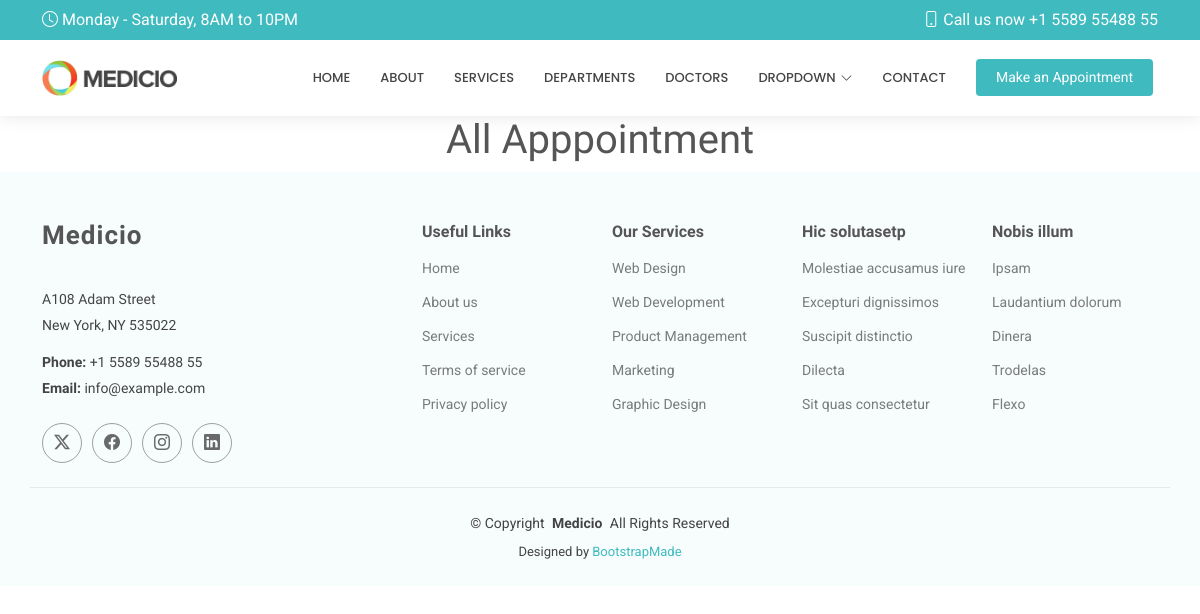
Before: /show/ with the older database file.
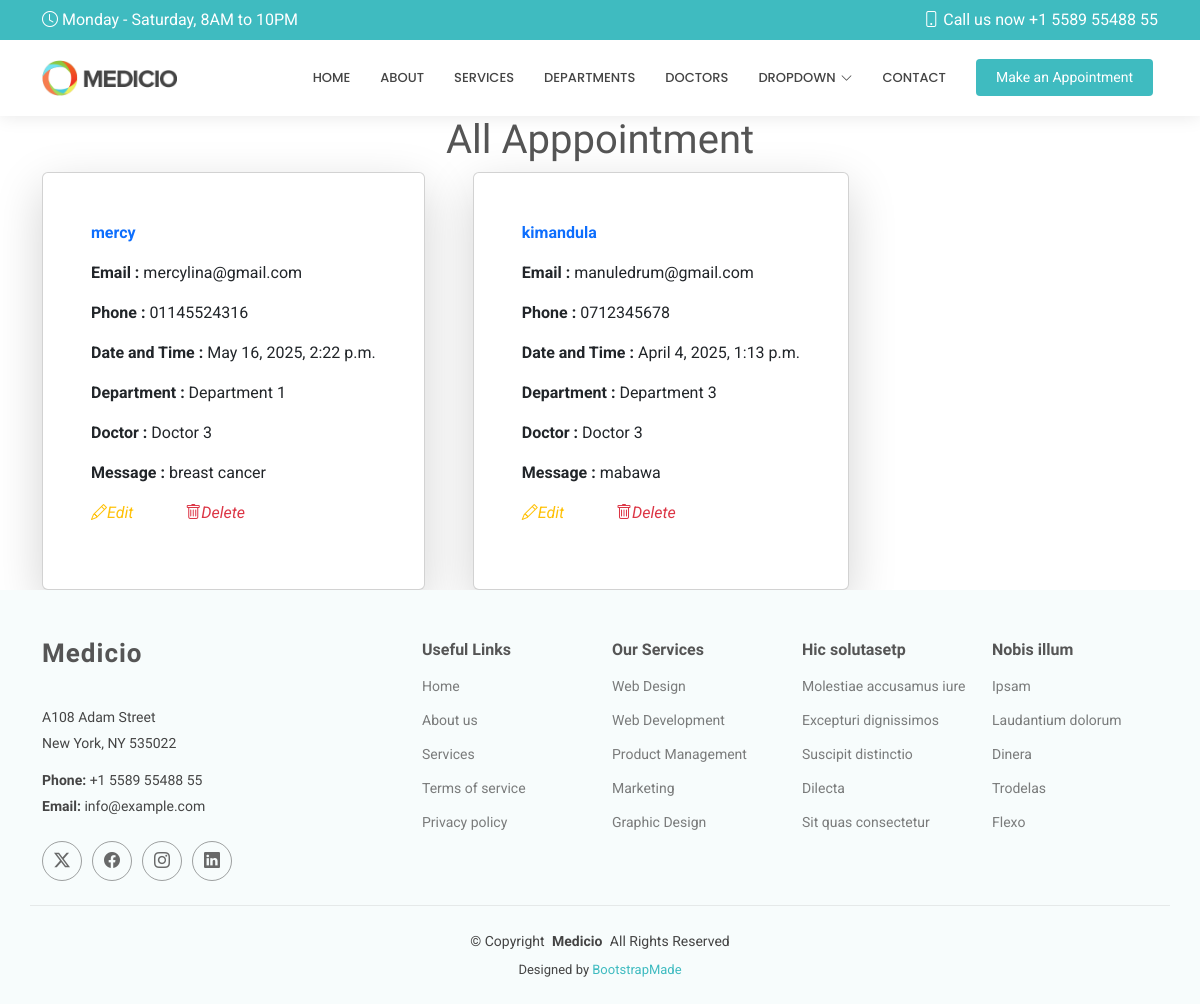
After: the same page with the newer database file.
### Hospitalapp/models.py (models this page shows, shortened)
class Appointment(models.Model):
    name=models.CharField(max_length=100)
    email=models.EmailField()
    phonenumber=models.CharField(max_length=15)
    datetime=models.DateTimeField()
    department=models.CharField(max_length=50)
    doctor=models.CharField(max_length=50)
    message=models.TextField()

### Hospitalapp/views.py (the view)
# urls.py: path('show/', views.show, name='show'),
def show(request):
    all = Appointment.objects.all()
    return render(request,'show.html',{'all':all})

### Templates/show.html (shortened to what this page needs)
{% extends 'starter-page.html' %}
{% load static %}
{% block content %}
	<h1 class="text-center">All Apppointment</h1>
    <div class="d-flex flex-wrap gap-5 container ">
    {% for x in all %}
 	<div class="card w-30 p-5 shadow-lg">
    <p class="fw-bold text-primary">{{ x.name}}</p>
    <p><strong>Email : </strong>  {{ x.email }}</p>
    <p><strong>Phone : </strong>  {{ x.phonenumber }}</p>
    <p><strong>Date and Time : </strong>  {{ x.datetime }}</p>
    <p><strong>Department : </strong>  {{ x.department }}</p>
    <p><strong>Doctor : </strong>  {{ x.doctor }}</p>
    <p><strong>Message : </strong>  {{ x.message }}</p>
    <p>
        <a href="{% url 'edit' x.id %}" class="text-warning me-5">
            <i class="bi bi-pencil">Edit</i>
        </a>
        <a href="/delete/{{ x.id }}" class="text-danger">
            <i class="bi bi-trash">Delete</i>
        </a>
    </p>
    </div>
 {% endfor %}
    </div>
{% endblock %}

### Templates/starter-page.html (shortened to what this page needs)
<!DOCTYPE html>
<html lang="en">
<head>
    {% load static %}
  <link href="{% static 'assets/vendor/bootstrap/css/bootstrap.min.css' %}" rel="stylesheet">
  <link href="{% static 'assets/vendor/bootstrap-icons/bootstrap-icons.css' %}" rel="stylesheet">
  <link href="{% static 'assets/vendor/aos/aos.css' %}" rel="stylesheet">
  <link href="{% static 'assets/vendor/fontawesome-free/css/all.min.css' %}" rel="stylesheet">
  <link href="{% static 'assets/vendor/glightbox/css/glightbox.min.css' %}" rel="stylesheet">
  <link href="{% static 'assets/vendor/swiper/swiper-bundle.min.css' %}" rel="stylesheet">
  <link href="{% static 'assets/css/main.css' %}" rel="stylesheet">
</head>
<body class="starter-page-page">
  <header id="header" class="header sticky-top">
    <div class="topbar d-flex align-items-center">
      <div class="container d-flex justify-content-center justify-content-md-between">
        <div class="d-none d-md-flex align-items-center">
          <i class="bi bi-clock me-1"></i> Monday - Saturday, 8AM to 10PM
        </div>
        <div class="d-flex align-items-center">
          <i class="bi bi-phone me-1"></i> Call us now +1 5589 55488 55
        </div>
      </div>
    </div>
    <div class="branding d-flex align-items-center">
      <div class="container position-relative d-flex align-items-center justify-content-end">
        <a href="index.html" class="logo d-flex align-items-center me-auto">
          <img src="{% static 'assets/img/logo.png' %}" alt="">
        </a>
        <nav id="navmenu" class="navmenu">
          <ul>
            <li><a href="{% url 'Home' %}">Home</a></li>
            <li><a href="{% url 'about' %}">About</a></li>
            <li><a href="{% url 'service' %}">Services</a></li>
            <li><a href="{% url 'department' %}">Departments</a></li>
            <li><a href="{% url 'doctor' %}">Doctors</a></li>
            <li class="dropdown"><a href="#"><span>Dropdown</span> <i class="bi bi-chevron-down toggle-dropdown"></i></a>
            </li>
            <li><a href="#contact">Contact</a></li>
          </ul>
        </nav>
        <a class="cta-btn" href="index.html#appointment">Make an Appointment</a>
      </div>
    </div>
  </header>
  <main class="main">
      {% block content %}
      {% endblock %}
  </main>
  <footer id="footer" class="footer light-background">
    <div class="container footer-top">
      <div class="row gy-4">
        <div class="col-lg-4 col-md-6 footer-about">
          <a href="index.html" class="logo d-flex align-items-center">
            <span class="sitename">Medicio</span>
          </a>
          <div class="footer-contact pt-3">
            <p>A108 Adam Street</p>
            <p>New York, NY 535022</p>
            <p class="mt-3"><strong>Phone:</strong> <span>+1 5589 55488 55</span></p>
            <p><strong>Email:</strong> <span>info@example.com</span></p>
          </div>
          <div class="social-links d-flex mt-4">
            <a href=""><i class="bi bi-twitter-x"></i></a>
            <a href=""><i class="bi bi-facebook"></i></a>
            <a href=""><i class="bi bi-instagram"></i></a>
            <a href=""><i class="bi bi-linkedin"></i></a>
          </div>
        </div>
        <div class="col-lg-2 col-md-3 footer-links">
          <h4>Useful Links</h4>
          <ul>
            <li><a href="#">Home</a></li>
            <li><a href="#">About us</a></li>
            <li><a href="#">Services</a></li>
            <li><a href="#">Terms of service</a></li>
            <li><a href="#">Privacy policy</a></li>
          </ul>
        </div>
        <div class="col-lg-2 col-md-3 footer-links">
          <h4>Our Services</h4>
          <ul>
            <li><a href="#">Web Design</a></li>
            <li><a href="#">Web Development</a></li>
            <li><a href="#">Product Management</a></li>
            <li><a href="#">Marketing</a></li>
            <li><a href="#">Graphic Design</a></li>
          </ul>
        </div>
        <div class="col-lg-2 col-md-3 footer-links">
          <h4>Hic solutasetp</h4>
          <ul>
            <li><a href="#">Molestiae accusamus iure</a></li>
            <li><a href="#">Excepturi dignissimos</a></li>
            <li><a href="#">Suscipit distinctio</a></li>
            <li><a href="#">Dilecta</a></li>
            <li><a href="#">Sit quas consectetur</a></li>
          </ul>
        </div>
        <div class="col-lg-2 col-md-3 footer-links">
          <h4>Nobis illum</h4>
          <ul>
            <li><a href="#">Ipsam</a></li>
            <li><a href="#">Laudantium dolorum</a></li>
            <li><a href="#">Dinera</a></li>
            <li><a href="#">Trodelas</a></li>
            <li><a href="#">Flexo</a></li>
          </ul>
        </div>
      </div>
    </div>
    <div class="container copyright text-center mt-4">
      <p>© <span>Copyright</span> <strong class="px-1 sitename">Medicio</strong> <span>All Rights Reserved</span></p>
      <div class="credits">
        Designed by <a href="https://bootstrapmade.com/">BootstrapMade</a>
      </div>
    </div>
  </footer>
</body>
</html>

### static/assets/css/main.css (style rules this page uses)
:root { --default-font: "Roboto", system-ui, -apple-system, "Segoe UI", Roboto, "Helvetica Neue", Arial, "Noto Sans", "Liberation Sans", sans-serif, "Apple Color Emoji", "Segoe UI Emoji", "Segoe UI Symbol", "Noto Color Emoji"; --heading-font: "Raleway", sans-serif; --nav-font: "Poppins", sans-serif; }
:root { --background-color: #ffffff; --default-color: #444444; --heading-color: #555555; --accent-color: #3fbbc0; --surface-color: #ffffff; --contrast-color: #ffffff; }
:root { --nav-color: #444444; --nav-hover-color: #3fbbc0; --nav-mobile-background-color: #ffffff; --nav-dropdown-background-color: #ffffff; --nav-dropdown-color: #444444; --nav-dropdown-hover-color: #3fbbc0; }
.light-background { --background-color: #f7fcfc; --surface-color: #ffffff; }
:root { scroll-behavior: smooth; }
body { color: var(--default-color); background-color: var(--background-color); font-family: var(--default-font); }
a { color: var(--accent-color); text-decoration: none; transition: 0.3s; }
h1, h2, h3, h4, h5, h6 { color: var(--heading-color); font-family: var(--heading-font); }
.header { color: var(--default-color); background-color: var(--background-color); transition: all 0.5s; z-index: 997; box-shadow: 0px 0 18px rgba(0, 0, 0, 0.1); }
.header .topbar { background-color: var(--accent-color); color: var(--contrast-color); height: 40px; padding: 0; transition: all 0.5s; }
.header .branding { min-height: 60px; padding: 10px 0; }
.header .logo { line-height: 1; }
.header .logo img { max-height: 36px; margin-right: 8px; }
.header .cta-btn, .header .cta-btn:focus { color: var(--contrast-color); background: var(--accent-color); font-size: 14px; padding: 8px 20px; margin: 0 5px 0 30px; border-radius: 4px; transition: 0.3s; }
@media (min-width: 1200px) { .navmenu { padding: 0; } }
@media (min-width: 1200px) { .navmenu ul { margin: 0; padding: 0; display: flex; list-style: none; align-items: center; } }
@media (min-width: 1200px) { .navmenu li { position: relative; } }
@media (min-width: 1200px) { .navmenu a, .navmenu a:focus { color: var(--nav-color); padding: 18px 15px; font-size: 13px; font-family: var(--nav-font); font-weight: 500; text-transform: uppercase; display: flex; align-items: center; justify-content: space-between; white-space: nowrap; transition: 0.3s; } }
@media (min-width: 1200px) { .navmenu a i, .navmenu a:focus i { font-size: 12px; line-height: 0; margin-left: 5px; transition: 0.3s; } }
@media (min-width: 1200px) { .navmenu li:last-child a { padding-right: 0; } }
.footer { color: var(--default-color); background-color: var(--background-color); font-size: 14px; position: relative; }
.footer .footer-top { padding-top: 50px; }
.footer .footer-about .logo { line-height: 1; margin-bottom: 25px; }
.footer .footer-about .logo span { color: var(--heading-color); font-family: var(--heading-font); font-size: 26px; font-weight: 700; letter-spacing: 1px; }
.footer .footer-about p { font-size: 14px; font-family: var(--heading-font); }
.footer .social-links a { display: flex; align-items: center; justify-content: center; width: 40px; height: 40px; border-radius: 50%; border: 1px solid color-mix(in srgb, var(--default-color), transparent 50%); font-size: 16px; color: color-mix(in srgb, var(--default-color), transparent 20%); margin-right: 10px; transition: 0.3s; }
.footer h4 { font-size: 16px; font-weight: bold; position: relative; padding-bottom: 12px; }
.footer .footer-links { margin-bottom: 30px; }
.footer .footer-links ul { list-style: none; padding: 0; margin: 0; }
.footer .footer-links ul li { padding: 10px 0; display: flex; align-items: center; }
.footer .footer-links ul li:first-child { padding-top: 0; }
.footer .footer-links ul a { color: color-mix(in srgb, var(--default-color), transparent 30%); display: inline-block; line-height: 1; }
.footer .footer-contact p { margin-bottom: 5px; }
.footer .copyright { padding: 25px 0; border-top: 1px solid color-mix(in srgb, var(--default-color), transparent 90%); }
.footer .copyright p { margin-bottom: 0; }
.footer .credits { margin-top: 8px; font-size: 13px; }

Changed rows visible on the page:
added Appointment: name "mercy", email "mercylina@gmail.com", phonenumber "01145524316", datetime "May 16, 2025, 2:22 p.m.", department "Department 1", doctor "Doctor 3", message "breast cancer"
added Appointment: name "kimandula", email "manuledrum@gmail.com", phonenumber "0712345678", datetime "April 4, 2025, 1:13 p.m.", department "Department 3", doctor "Doctor 3", message "mabawa"
